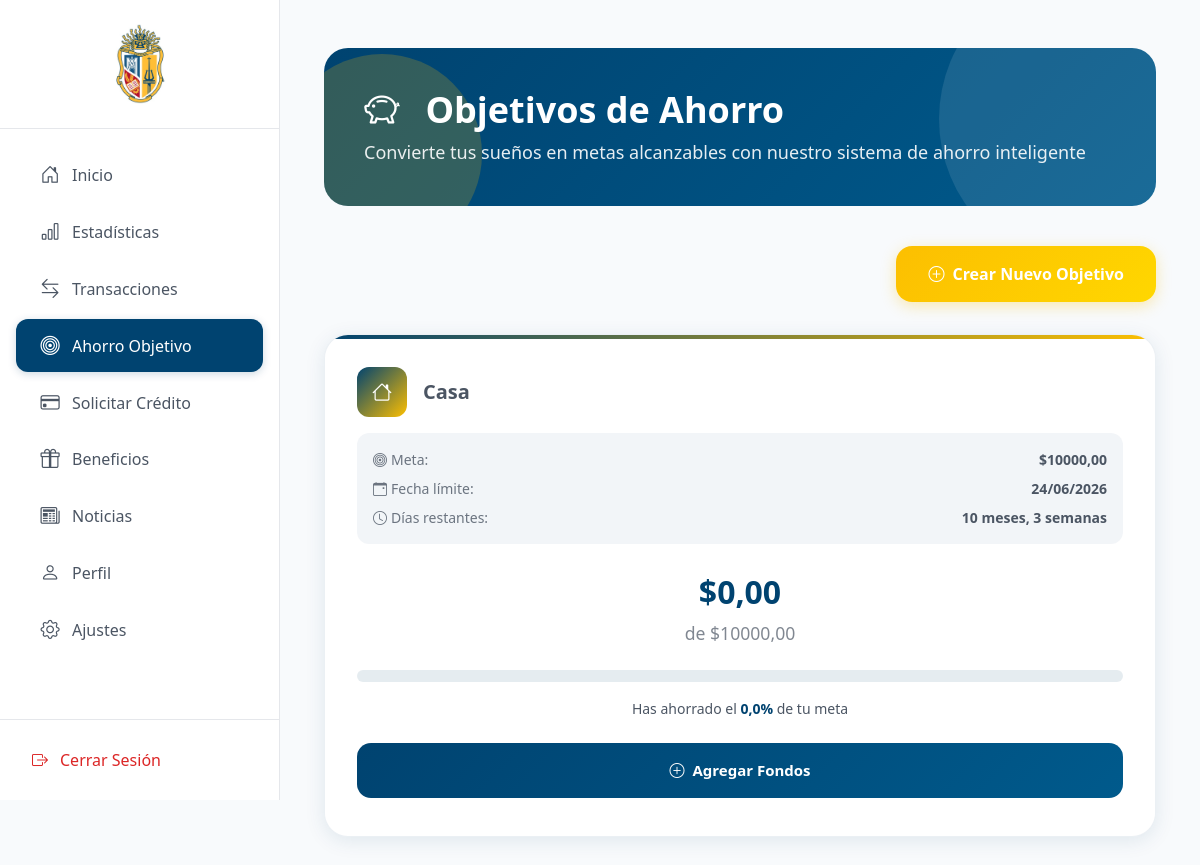
The app's page /objetivos-ahorro/ (signed in), older data.
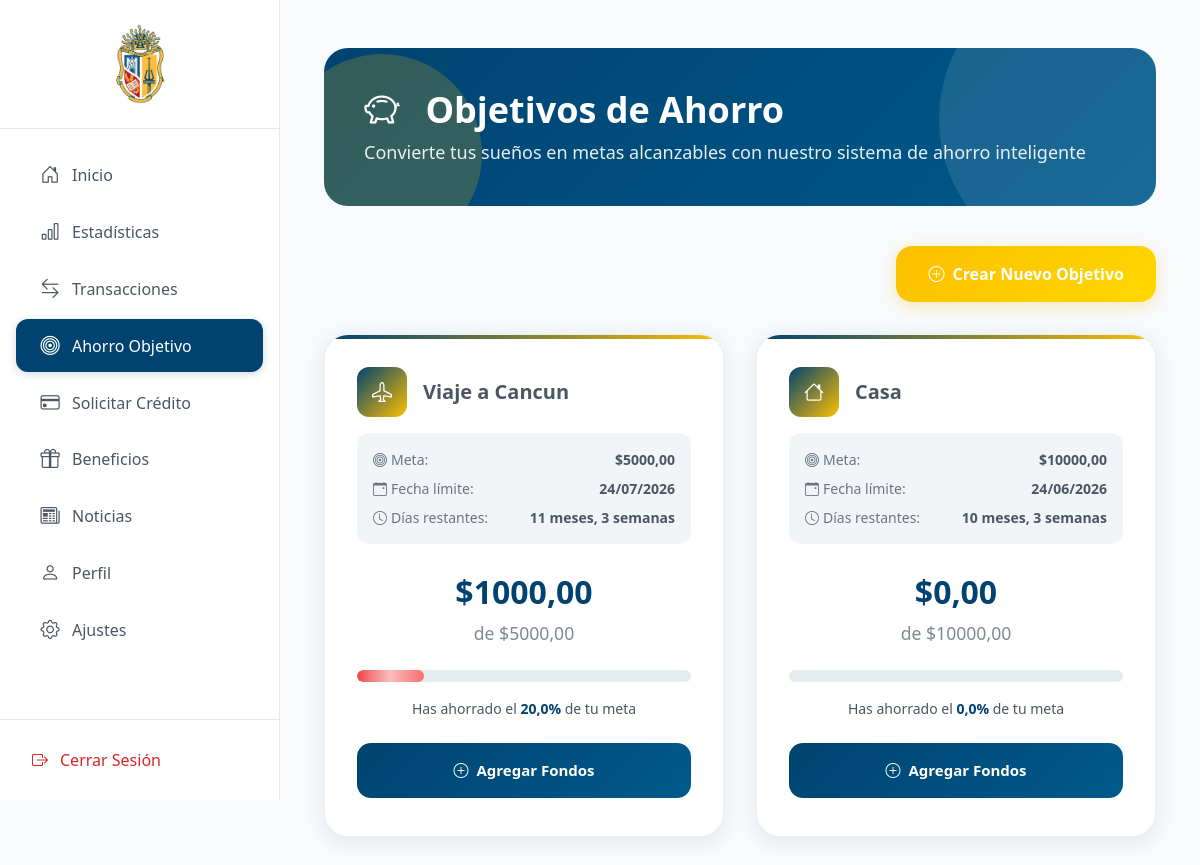
The same page, newer data.
### savings_goals/models.py (models this page shows, shortened)
class SavingsGoal(models.Model):
    CATEGORY_CHOICES = [
        ("VACACIONES", "Vacaciones"),
        ("AUTO", "Nuevo auto"),
        ("EMERGENCIA", "Fondo de emergencia"),
        ("CASA", "Casa"),
        ("EDUCACION", "Educación"),
        ("SALUD", "Salud"),
        ("OTRO", "Otro"),
    ]
    STATUS_CHOICES = [
        ("ACTIVO", "Activo"),
        ("COMPLETADO", "Completado"),
        ("PAUSADO", "Pausado"),
        ("CANCELADO", "Cancelado"),
    ]
    user = models.ForeignKey(
        CustomUser, on_delete=models.CASCADE, related_name="savings_goals"
    )
    name = models.CharField(max_length=200, verbose_name="Nombre del objetivo")
    category = models.CharField(
        max_length=20, choices=CATEGORY_CHOICES, verbose_name="Categoría"
    )
    target_amount = models.DecimalField(
        max_digits=10,
        decimal_places=2,
        validators=[MinValueValidator(Decimal("0.01"))],
        verbose_name="Meta de ahorro",
    )
    current_amount = models.DecimalField(
        max_digits=10,
        decimal_places=2,
        default=0,
        validators=[MinValueValidator(Decimal("0"))],
        verbose_name="Cantidad actual",
    )
    target_date = models.DateField(verbose_name="Fecha objetivo")
    status = models.CharField(max_length=20, choices=STATUS_CHOICES, default="ACTIVO")
    created_at = models.DateTimeField(auto_now_add=True)
    updated_at = models.DateTimeField(auto_now=True)
    class Meta:
        db_table = "savings_goals"
        ordering = ["-created_at"]
    @property
    def progress_percentage(self):
        if self.target_amount > 0:
            return min(
                100, (float(self.current_amount) / float(self.target_amount)) * 100
            )
        return 0

### savings_goals/views.py (the view)
# urls.py: path("", views.savings_goals_list, name="list"),
@login_required
def savings_goals_list(request):
    goals = SavingsGoal.objects.filter(user=request.user).exclude(status="CANCELADO")
    total_saved = sum(goal.current_amount for goal in goals)
    total_target = sum(goal.target_amount for goal in goals)
    overall_progress = 0
    if total_target > 0:
        overall_progress = (float(total_saved) / float(total_target)) * 100
    for goal in goals:
        progress = goal.progress_percentage
        if progress >= 100:
            goal.progress_color = "success"
        elif progress >= 50:
            goal.progress_color = "info"
        elif progress >= 25:
            goal.progress_color = "warning"
        else:
            goal.progress_color = "danger"
    context = {
        "goals": goals,
        "total_saved": total_saved,
        "total_target": total_target,
        "overall_progress": round(overall_progress, 2),
        "wallet_balance": (
            request.user.wallet.balance if hasattr(request.user, "wallet") else 0
        ),
    }
    return render(request, "savings_goals/list.html", context)

### savings_goals/templates/savings_goals/list.html (shortened to what this page needs)
{% extends 'base.html' %}
{% load static %}
{% block content %}
<div class="container-fluid py-3">
    <div class="page-header fade-in">
        <h1>
            <i class="bi bi-piggy-bank me-3"></i>
            Objetivos de Ahorro
        </h1>
        <p>Convierte tus sueños en metas alcanzables con nuestro sistema de ahorro inteligente</p>
    </div>
    <div class="create-goal-section fade-in" style="animation-delay: 0.1s;">
        <a href="{% url 'savings_goals:create' %}" class="sg-btn-create">
            <i class="bi bi-plus-circle"></i>
            Crear Nuevo Objetivo
        </a>
    </div>
    {% if goals %}
    <div class="sg-goals-grid">
        {% for goal in goals %}
        <div class="sg-goal-card scale-in {% if goal.progress_percentage >= 100 %}completed{% endif %}"
             style="animation-delay: {{ forloop.counter|floatformat:2 }}s;">
            <div class="sg-goal-header">
                <div class="sg-goal-icon">
                    <i class="bi bi-{% if goal.category == 'VACACIONES' %}airplane{% elif goal.category == 'AUTO' %}car-front{% elif goal.category == 'EMERGENCIA' %}shield-exclamation{% elif goal.category == 'CASA' %}house{% elif goal.category == 'EDUCACION' %}mortarboard{% elif goal.category == 'SALUD' %}heart-pulse{% else %}star{% endif %}"></i>
                </div>
                <h3 class="sg-goal-title">{{ goal.name }}</h3>
            </div>
            <div class="sg-goal-meta">
                <div class="sg-goal-meta-item">
                    <span class="sg-goal-meta-label">
                        <i class="bi bi-bullseye me-1"></i>Meta:
                    </span>
                    <span class="sg-goal-meta-value">${{ goal.target_amount|floatformat:2 }}</span>
                </div>
                <div class="sg-goal-meta-item">
                    <span class="sg-goal-meta-label">
                        <i class="bi bi-calendar-event me-1"></i>Fecha límite:
                    </span>
                    <span class="sg-goal-meta-value">{{ goal.target_date|date:"d/m/Y" }}</span>
                </div>
                {% if goal.target_date %}
                <div class="sg-goal-meta-item">
                    <span class="sg-goal-meta-label">
                        <i class="bi bi-clock me-1"></i>Días restantes:
                    </span>
                    <span class="sg-goal-meta-value">
                        {% now "Y-m-d" as today %}
                        {{ goal.target_date|timeuntil }}
                    </span>
                </div>
                {% endif %}
            </div>
            <div class="sg-goal-amount">
                <span class="sg-current-amount">${{ goal.current_amount }}</span>
                <div class="sg-target-amount">de ${{ goal.target_amount }}</div>
            </div>
            <div class="sg-progress-container">
                <div class="sg-progress-bar progress-loading
                    {% if goal.progress_percentage >= 100 %}success
                    {% elif goal.progress_percentage >= 75 %}info
                    {% elif goal.progress_percentage >= 50 %}warning
                    {% else %}danger{% endif %}"
                    style="width: {{ goal.progress_percentage|floatformat:0 }}%;">
                </div>
            </div>
            <div class="sg-goal-progress-text">
                Has ahorrado el
                <span class="progress-percentage">{{ goal.progress_percentage|floatformat:1 }}%</span>
                de tu meta
            </div>
            {% if goal.status == 'ACTIVO' and goal.progress_percentage < 100 %}
            <a href="{% url 'savings_goals:add_funds' goal.id %}" class="sg-btn-add-funds">
                <i class="bi bi-plus-circle me-2"></i>Agregar Fondos
            </a>
            {% elif goal.progress_percentage >= 100 %}
            <div class="sg-btn-add-funds" style="background: var(--success-color); cursor: default;">
                <i class="bi bi-check-circle me-2"></i>Objetivo Completado
            </div>
            {% endif %}
        </div>
        {% endfor %}
    </div>
    {% endif %}
</div>
{% endblock %}

### templates/base.html (shortened to what this page needs)
<!DOCTYPE html>
<html lang="es">
{% load static %}
<head>
    <link href="https://cdn.jsdelivr.net/npm/bootstrap@5.3.0/dist/css/bootstrap.min.css" rel="stylesheet">
    <link href="https://cdn.jsdelivr.net/npm/bootstrap-icons@1.11.0/font/bootstrap-icons.css" rel="stylesheet">
</head>
<body>
    {% load static %}
    <div class="sidebar" id="sidebar">
        <div class="d-flex flex-column h-100">
            <div class="logo-section">
                <img src="{% static 'account_settings/img/logo.jpeg' %}" alt="Logo UTPL">
            </div>
            <div class="nav-section">
                <nav>
                    <a href="{% url 'home' %}" class="nav-link {% if request.path == '/' %}active{% endif %}">
                        <i class="bi bi-house-door"></i>
                        Inicio
                    </a>
                    <a href="#" class="nav-link">
                        <i class="bi bi-bar-chart"></i>
                        Estadísticas
                    </a>
                    <a href="{% url 'transaction_list' %}"
                        class="nav-link {% if request.path == '/transactions/' %}active{% endif %}">
                        <i class="bi bi-arrow-left-right"></i>
                        Transacciones
                    </a>
                    <a href="{% url 'savings_goals:list' %}"
                        class="nav-link {% if request.path == '/objetivos-ahorro/' %}active{% endif %}">
                        <i class="bi bi-bullseye"></i>
                        Ahorro Objetivo
                    </a>
                    <a href="{% url 'credit_request' %}"
                        class="nav-link {% if 'credits' in request.path %}active{% endif %}">
                        <i class="bi bi-credit-card"></i>
                        Solicitar Crédito
                    </a>
                    <a href="#" class="nav-link">
                        <i class="bi bi-gift"></i>
                        Beneficios
                    </a>
                    <a href="{% url 'news_list' %}" class="nav-link {% if 'news' in request.path %}active{% endif %}">
                        <i class="bi bi-newspaper"></i>
                        Noticias
                    </a>
                    <a href="{% url 'profile' %}"
                        class="nav-link {% if request.path == '/account_settings/' %}active{% endif %}">
                        <i class="bi bi-person"></i>
                        Perfil
                    </a>
                    <a href="#" class="nav-link">
                        <i class="bi bi-gear"></i>
                        Ajustes
                    </a>
                </nav>
            </div>
            <div class="logout-section">
                <a href="{% url 'logout' %}" class="logout-link">
                    <i class="bi bi-box-arrow-right"></i>
                    Cerrar Sesión
                </a>
            </div>
        </div>
    </div>
    <div class="main-content">
        {% block content %}{% endblock %}
    </div>
</body>
</html>

### templates/base.html (style rules this page uses)
:root { --sidebar-width: 280px; --primary-color: #004370; --primary-light: rgba(0, 67, 112, 0.1); --text-color: #4b5563; --border-color: #e5e7eb; }
* { margin: 0; padding: 0; box-sizing: border-box; }
body { font-family: 'Segoe UI', Tahoma, Geneva, Verdana, sans-serif; background-color: #f8fafc; }
.sidebar { width: var(--sidebar-width); height: 100vh; position: fixed; left: 0; top: 0; z-index: 1000; background: white; border-right: 1px solid var(--border-color); transition: transform 0.3s ease; overflow-y: auto; }
.logo-section { padding: 1.5rem; text-align: center; border-bottom: 1px solid var(--border-color); }
.logo-section img { max-height: 80px; width: auto; }
.nav-section { padding: 1rem 0; flex: 1; }
.nav-link { display: flex; align-items: center; color: var(--text-color); text-decoration: none; padding: 0.75rem 1.5rem; margin: 0.25rem 1rem; border-radius: 12px; transition: all 0.2s ease; font-weight: 500; position: relative; }
.nav-link.active { background-color: var(--primary-color); color: white; box-shadow: 0 2px 8px rgba(0, 67, 112, 0.2); }
.nav-link i { font-size: 1.2rem; margin-right: 0.75rem; width: 20px; text-align: center; }
.logout-section { padding: 1rem; border-top: 1px solid var(--border-color); }
.logout-link { display: flex; align-items: center; color: #dc2626; text-decoration: none; padding: 0.75rem 1rem; border-radius: 12px; transition: all 0.2s ease; font-weight: 500; }
.logout-link i { margin-right: 0.75rem; }
.main-content { margin-left: var(--sidebar-width); min-height: 100vh; padding: 2rem; transition: margin-left 0.3s ease; }

Row changes from the older to the newer data that the page shows:
added SavingsGoal: name "Viaje a Cancun", target_amount "5000,00", target_date "24/07/2026", target_date "11 meses, 3 semanas", current_amount "1000,00", progress_percentage "20,0", status "ACTIVO" (drawn)
